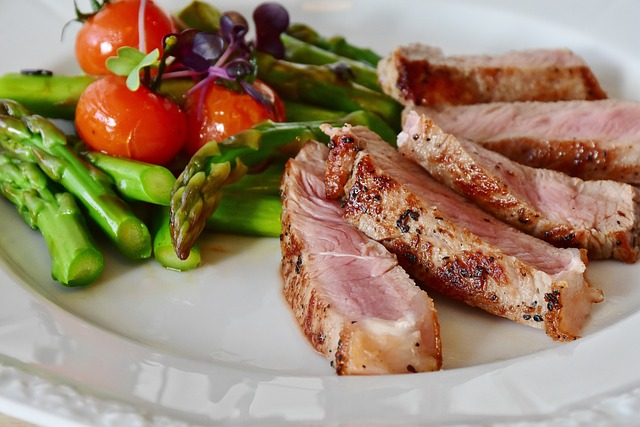
#> input picture images_input/asparagus-g4c4164115_640.jpg, 640 x 427 px; its folder holds only this picture in this run
$ jupyter execute --allow-errors ica_image.ipynb   (shell and % lines are left out)
#> lines starting #> are read from the running program, lines starting #| are printed output that depends on the picture
[cell 1]
# Blind Source Separation of Mixed Images using ICA and PCA
import os
import glob
import numpy as np
import matplotlib.pyplot as plt
from sklearn.decomposition import FastICA, PCA
from skimage import io, color, transform
import warnings
warnings.filterwarnings('ignore')


# ----- Utility functions -----

def load_and_preprocess_image(path, size=(256, 256)):
    """Load image, convert to grayscale, resize, and normalize"""
    img = io.imread(path)

    # Convert to grayscale if needed
    if img.ndim == 3:
        img = color.rgb2gray(img)

    # Resize to standard size
    img = transform.resize(img, size, anti_aliasing=True)

    # Normalize to [0, 1]
    img = (img - img.min()) / (img.max() - img.min() + 1e-10)

    return img


def select_diverse_images(image_dir, n_images=3):
    """
    Select n diverse images from directory based on variance
    This helps ensure we get visually different images for better separation
    """
    # Get all image files
    patterns = ['*.jpg', '*.jpeg', '*.png', '*.bmp', '*.tiff']
    image_paths = []
    for pattern in patterns:
        image_paths.extend(glob.glob(os.path.join(image_dir, pattern)))
        image_paths.extend(glob.glob(os.path.join(image_dir, pattern.upper())))

    if len(image_paths) == 0:
        raise ValueError(f"No images found in {image_dir}")

    print(f"Found {len(image_paths)} images in directory")

    # If we have fewer images than requested, use all
    if len(image_paths) <= n_images:
        return image_paths[:n_images]

    # Load a sample of images and compute their variance
    # Select images with highest variance (most diverse content)
    sample_size = min(20, len(image_paths))
    sample_paths = np.random.choice(image_paths, sample_size, replace=False)

    variances = []
    for path in sample_paths:
        try:
            img = load_and_preprocess_image(path, size=(128, 128))
            variances.append((path, np.var(img)))
        except:
            continue

    # Sort by variance and select top n_images
    variances.sort(key=lambda x: x[1], reverse=True)
    selected_paths = [v[0] for v in variances[:n_images]]

    return selected_paths


# [5 lines left out: function normalize_component, not called in this run]


def plot_images(images, titles=None, cmap='gray', figsize=(15, 5)):
    """Plot multiple images in a row"""
    n = len(images)
    fig, axes = plt.subplots(1, n, figsize=figsize)
    if n == 1:
        axes = [axes]

    for i, ax in enumerate(axes):
        ax.imshow(images[i], cmap=cmap, vmin=0, vmax=1)
        if titles:
            ax.set_title(titles[i], fontsize=12)
        ax.axis('off')

    plt.tight_layout()
    plt.show()


# [37 lines left out: function plot_comparison_grid, not called in this run]


# ----- Parameters -----
IMAGE_DIR = 'images_input'
OUTPUT_DIR = 'ica_image_outputs'
os.makedirs(OUTPUT_DIR, exist_ok=True)

N_COMPONENTS = 3
IMG_SIZE = (256, 256)


# ----- Load and select images -----
print("=" * 60)
print("STEP 1: Loading Images")
print("=" * 60)

selected_paths = select_diverse_images(IMAGE_DIR, n_images=N_COMPONENTS)

print(f"\nSelected images:")
for i, path in enumerate(selected_paths, 1):
    print(f"  {i}. {os.path.basename(path)}")

# Load and preprocess images
originals = []
for path in selected_paths:
    img = load_and_preprocess_image(path, size=IMG_SIZE)
#> in load_and_preprocess_image, img is the input picture: shape (427, 640, 3); mean R, G, B 155.8, 132.9, 108
#> in load_and_preprocess_image, `img = color.rgb2gray(img)`:
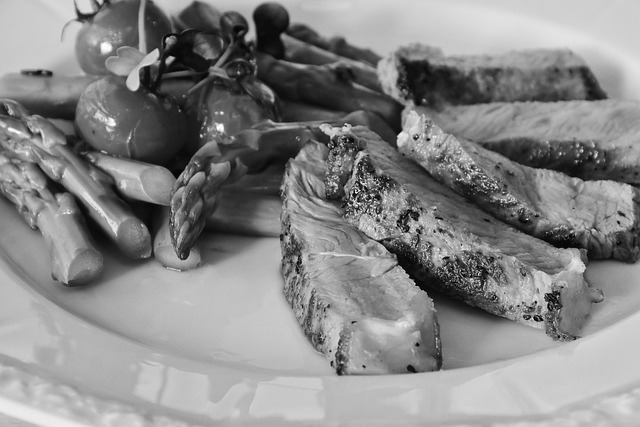
#> img: shape (427, 640) float64; min 0.00225, max 0.999, mean 0.533
#> in load_and_preprocess_image, `img = transform.resize(img, size, anti_aliasing=True)`:
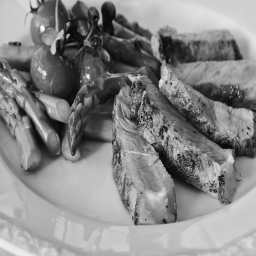
#> img: shape (256, 256) float64; min 0.0309, max 0.991, mean 0.533
    originals.append(img)

print(f"\nLoaded {len(originals)} images with shape {IMG_SIZE}")
#| Loaded 2 images with shape (256, 256)
plot_images(originals, titles=[f'Original {i+1}' for i in range(N_COMPONENTS)])
#> in plot_images, `n = len(images)`: n = 2
#> the loop in plot_images, `for i, ax in enumerate(axes):` made 2 passes
#> in plot_images, `plt.show()`:
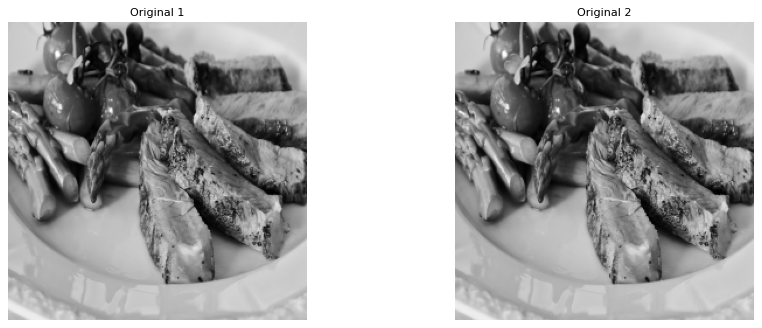
#> figure drawn by matplotlib, 2 panels


# ----- Create mixtures -----
print("\n" + "=" * 60)
print("STEP 2: Creating Mixed Images")
print("=" * 60)

# Flatten images into vectors and stack them
# Each row is one source image flattened
S = np.array([img.flatten() for img in originals])  # shape: (n_components, n_pixels)
print(f"Source matrix S shape: {S.shape}")
#| Source matrix S shape: (2, 65536)

# Create random mixing matrix
np.random.seed(42)
A = np.random.randn(N_COMPONENTS, N_COMPONENTS)
print(f"Mixing matrix A shape: {A.shape}")
print(f"Mixing matrix A:\n{A}")

# Mix the signals: X = A @ S
#> (the rest of this cell did not finish here and is left out)
